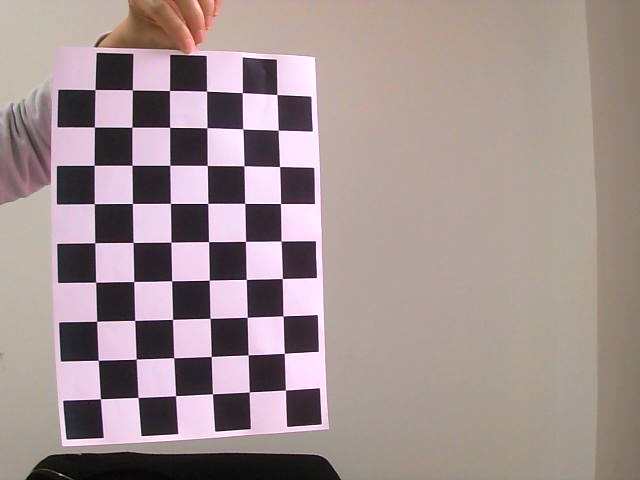
#> input picture imgs/left-camera/left_017.png, 640 x 480 px
$ python main.py   (older library calls are emulated)
#> lines starting #> are read from the running program, lines starting #| are printed output that depends on the picture
### utils.py
import cv2
import os
import numpy as np
from pydantic import BaseModel
from scipy.io import loadmat

class CameraConfig(BaseModel):
    criteria: tuple = (cv2.TERM_CRITERIA_EPS + cv2.TERM_CRITERIA_MAX_ITER, 30, 0.001)
    square_size: tuple = (8, 6)
    board_size: tuple = (10, 7)

class CaliConfig(BaseModel):
    minDisparity: int = 0
    numDisparities: int = 128
    blockSize: int = 5
    uniquenessRatio: int = 5
    speckleRange: int = 2
    speckleWindowSize: int = 50
    preFilterCap: int = 63
    disp12MaxDiff: int = 100
    mode: int = cv2.STEREO_SGBM_MODE_SGBM_3WAY
    P1: int = 8 * 3 * blockSize ** 2
    P2: int = 32 * 3 * blockSize ** 2

class GlobalConfig(CameraConfig):
    equalization: bool = True
    undisort: bool = True
    remap: bool = True

def calibrate(cfg: CameraConfig, left_path: str = None, right_path: str = None, file_path: str = None):

    assert (left_path is not None and right_path is not None) or file_path is not None, 'Please select a way to load camera data.'

    if left_path is not None and right_path is not None:
        imgpoints_l = []
        imgpoints_r = []
        objpoints = []

        # 创建对象点
        objp = np.zeros((1, cfg.square_size[0] * cfg.square_size[1], 3), np.float32)
        objp[0, :, :2] = np.mgrid[0:cfg.square_size[0], 0:cfg.square_size[1]].T.reshape(-1, 2)
        objp[0, :, 0] *= cfg.square_size[0]
        objp[0, :, 1] *= cfg.square_size[1]

        # 遍历左右相机图像并进行棋盘格角点检测
        for l, r in zip(os.listdir(left_path), os.listdir(right_path)):
            # 读取左相机图像并转换为灰度图像
            img_l = cv2.imread(os.path.join(left_path, l))
            gray_l = cv2.cvtColor(img_l, cv2.COLOR_BGR2GRAY)

            # 读取右相机图像并转换为灰度图像
            img_r = cv2.imread(os.path.join(right_path, r))
            gray_r = cv2.cvtColor(img_r, cv2.COLOR_BGR2GRAY)

            # 在左相机图像中检测棋盘格角点
            ret_l, corners_l = cv2.findChessboardCorners(gray_l, cfg.square_size)

            # 在右相机图像中检测棋盘格角点
            ret_r, corners_r = cv2.findChessboardCorners(gray_r, cfg.square_size)

            # 如果左右相机图像中都成功检测到了角点
            if ret_l and ret_r:
                objpoints.append(objp)

                # 对左相机图像中的角点进行亚像素级别的精确化
                corners2_l = cv2.cornerSubPix(gray_l, corners_l, (11, 11), (-1, -1), cfg.criteria)
                imgpoints_l.append(corners2_l)

                # 对右相机图像中的角点进行亚像素级别的精确化
                corners2_r = cv2.cornerSubPix(gray_r, corners_r, (11, 11), (-1, -1), cfg.criteria)
                imgpoints_r.append(corners2_r)

        # 确保至少有一对有效的图像
        assert len(objpoints) > 0, 'invalid imgs.'
        print(f'valid img pair: {len(objpoints)}')

        # 分别对左相机和右相机进行摄像机标定
        ret, mtx_l, dist_l, rvecs_l, tvecs_l = cv2.calibrateCamera(objpoints, imgpoints_l, gray_l.shape[::-1], None, None)
        ret, mtx_r, dist_r, rvecs_r, tvecs_r = cv2.calibrateCamera(objpoints, imgpoints_r, gray_r.shape[::-1], None, None)

        # 进行立体标定，计算相机矩阵、畸变系数、旋转矩阵、平移向量、本质矩阵和基础矩阵
        retval, cameraMatrix1, distCoeffs1, cameraMatrix2, distCoeffs2, R, T, E, F = \
            cv2.stereoCalibrate(objpoints, imgpoints_l, imgpoints_r, mtx_l, dist_l, mtx_r, dist_r, gray_l.shape[::-1])
    else:
        # 加载 Matlab 摄像机标定参数
        data = loadmat(file_path)
        retval = 0.0
        cameraMatrix1 = data['cameraMatrix1'].T
        cameraMatrix2 = data['cameraMatrix2'].T
        distCoeffs1 = np.concatenate((data['TangentialDistortion1'], \
                                     data['RadialDistortion1']), axis = 1)
        distCoeffs2 = np.concatenate((data['TangentialDistortion2'], \
                                     data['RadialDistortion2']), axis = 1)
        R = data['R'].T
        T = data['T'].T
        E = data['E'].T
        F = data['F'].T

    return {
        "retval": retval,
        "cameraMatrix1": cameraMatrix1,
        "cameraMatrix2": cameraMatrix2,
        "distCoeffs1": distCoeffs1,
        "distCoeffs2": distCoeffs2,
        "R": R,
        "T": T,
        "E": E,
        "F": F,
    }

# [2 lines that do not run on import are left out]

### main.py
import cv2
import numpy as np
from utils import calibrate, CaliConfig, CameraConfig, GlobalConfig

# 读取配置
cfg = CaliConfig()
global_cfg = GlobalConfig()

# 读入图片
l_img = cv2.imread('imgs/left-camera/left_017.png')
#> l_img is the input picture: shape (480, 640, 3); mean B, G, R 144.7, 145.3, 161.9
r_img = cv2.imread('imgs/right-camera/right_017.png')
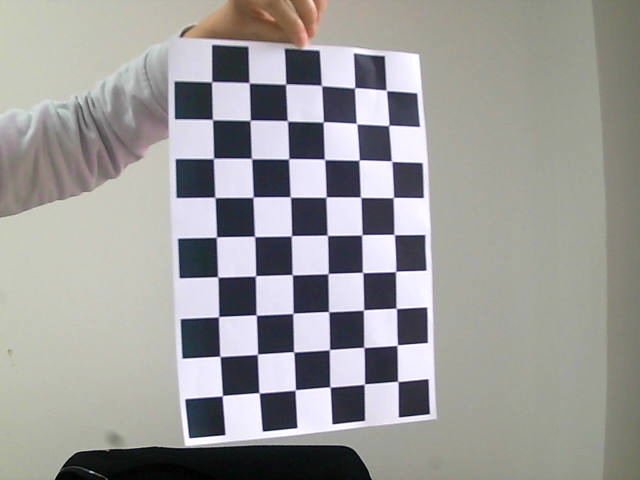
#> input picture imgs/right-camera/right_017.png, 640 x 480 px
#> r_img is the input picture: shape (480, 640, 3); mean B, G, R 153.9, 155.3, 156

# 转为灰度图
l_img = cv2.cvtColor(l_img, cv2.COLOR_BGR2GRAY)
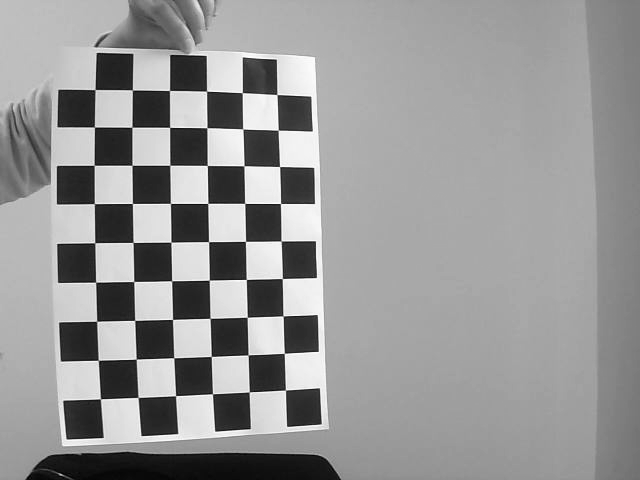
#> l_img: shape (480, 640); min 1, max 253, mean 150.1
r_img = cv2.cvtColor(r_img, cv2.COLOR_BGR2GRAY)
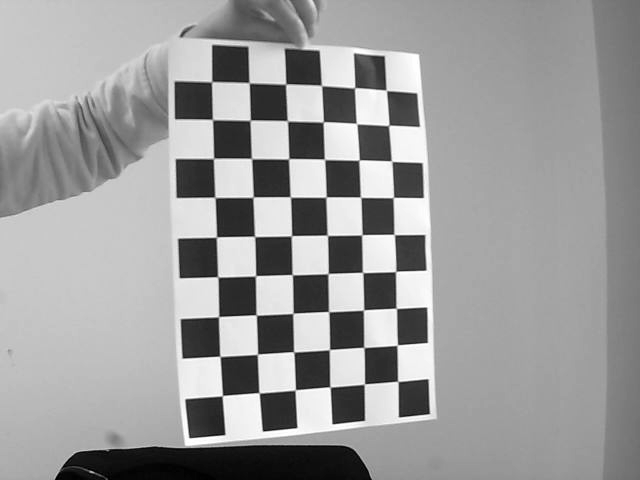
#> r_img: shape (480, 640); min 0, max 255, mean 155.3

# 进行直方图均衡化
if global_cfg.equalization:
    l_img = cv2.equalizeHist(l_img)
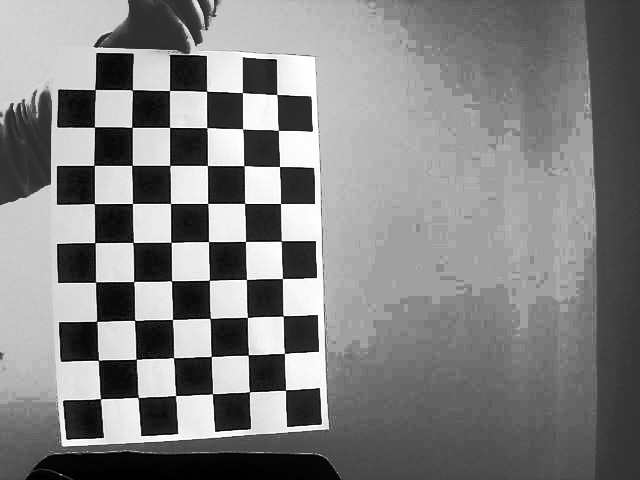
#> l_img: shape (480, 640); min 0, max 255, mean 129.8
    r_img = cv2.equalizeHist(r_img)
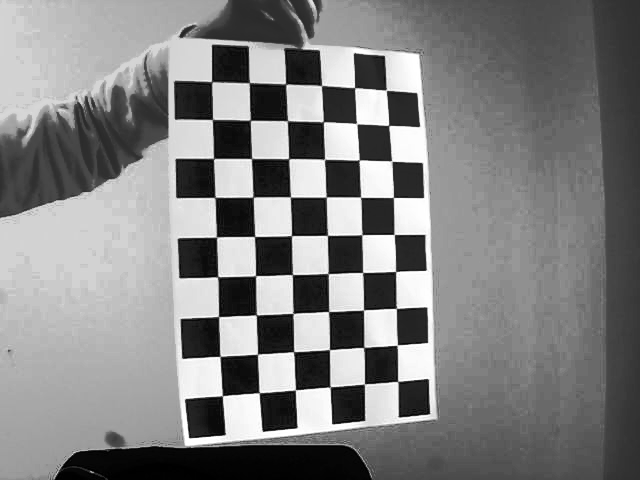
#> r_img: shape (480, 640); min 0, max 255, mean 129

# 进行摄像机标定
cameras = calibrate(global_cfg, 'imgs/left-camera', 'imgs/right-camera')
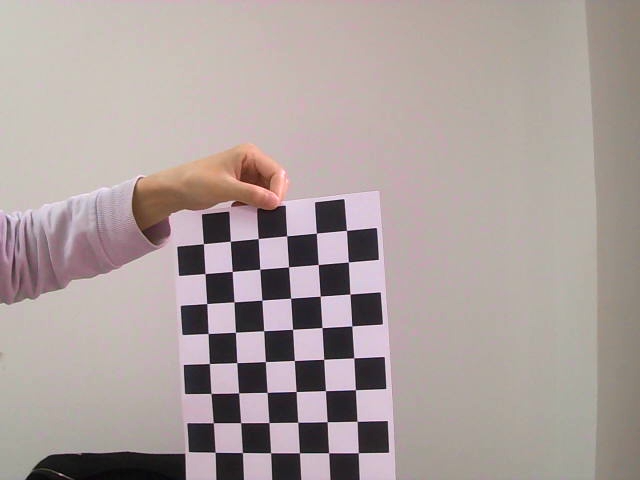
#> input picture imgs/left-camera/left_000.png, 640 x 480 px
#> in calibrate, img_l is the input picture: shape (480, 640, 3); mean B, G, R 156.9, 159.1, 171.5
#> in calibrate, `gray_l = cv2.cvtColor(img_l, cv2.COLOR_BGR2GRAY)`:
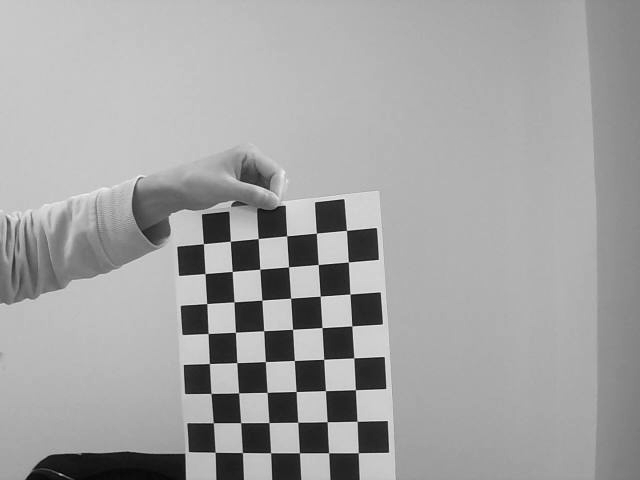
#> gray_l: shape (480, 640); min 1, max 247, mean 162.5
#> in calibrate, `ret_l, corners_l = cv2.findChessboardCorners(gray_l, cfg.square_size)`: ret_l = False; corners_l = None
#> in calibrate, `ret_r, corners_r = cv2.findChessboardCorners(gray_r, cfg.square_size)`: ret_r = True; corners_r = 48 rows, first 8: [389, 125.1], [391.7, 161.2], [393.3, 197.4], [394.2, 234.5], [395.7, 271.5], [396.4, 308.4], [397.3, 345.1], [397.8, 381.3]
#> (the run stopped early here; a loop or call above may not have finished)
